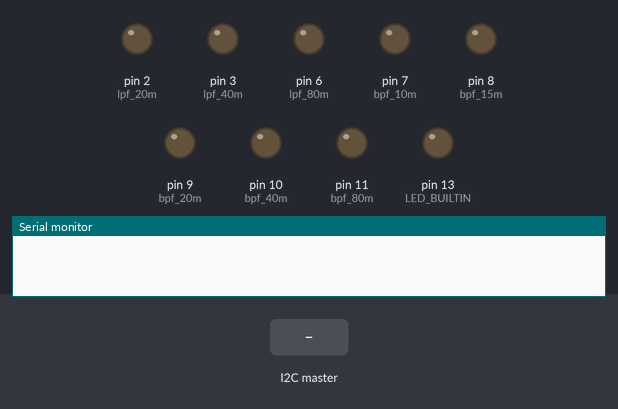
Simulated run of this sketch. Board: Arduino Uno, built with avr-gcc and run on an emulated ATmega328P. Parts: output pins drawn as LEDs (lit = HIGH), the last lines printed to the serial monitor. The test bench sets the inputs (shaded band). Pins used as bus, display or sensor lines are not drawn.

Above: at 1.2 s.
1.3 s: the I2C master sends the byte 1
At 1.8 s:
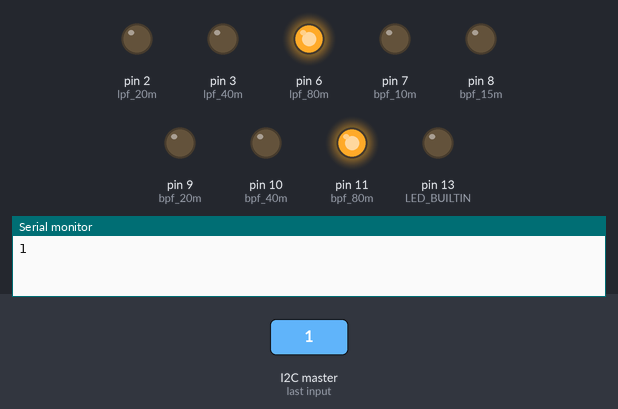
2.8 s: the I2C master sends the byte 2
At 4.0 s:
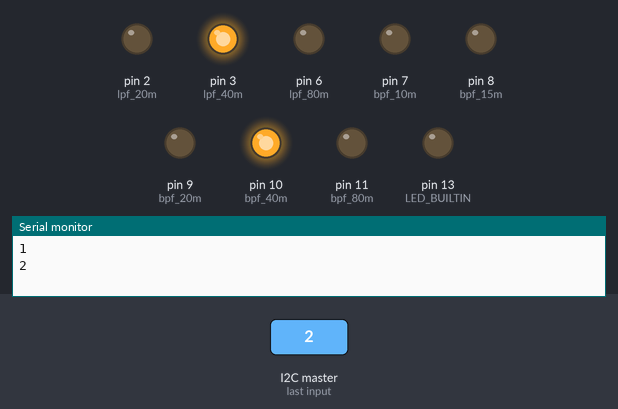
4.3 s: the I2C master sends the byte 0
At 5.3 s:
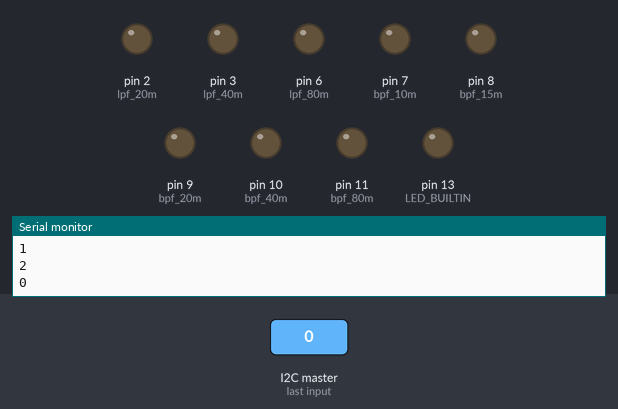
Timing chart, 0 to 7.3 s (numbered marks = the images above; inputs shaded):
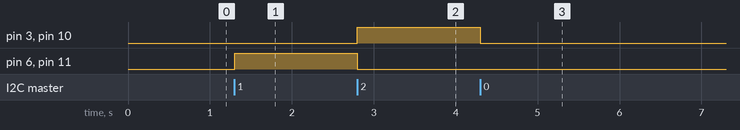

Measured:
- after the input at 1.3 s, pin 6 (lpf_80m), pin 11 (bpf_80m): LOW → HIGH at once
- after the input at 2.8 s, pin 3 (lpf_40m), pin 10 (bpf_40m): LOW → HIGH at once; pin 6 (lpf_80m), pin 11 (bpf_80m): HIGH → LOW at once
- after the input at 4.3 s, pin 3 (lpf_40m), pin 10 (bpf_40m): HIGH → LOW at once

The sketch:

filtri_switch.ino
```cpp
// for raspberry pi pico :P


#include <Wire.h>
const uint8_t I2C_ADDRESS = 0x20;
// Costanti per i filtri di banda
//const int FILTER_160m = 8;
const int FILTER_80m = 1;
//const int FILTER_60m = 2;
const int FILTER_40m = 2;
//const int FILTER_30m = 401;
const int FILTER_20m = 3;
//const int FILTER_17m = 164;
const int FILTER_15m = 4;
//const int FILTER_12m = 232;
const int FILTER_10m = 5;
//const int FILTER_6m = 232;

// Assegnazione PIN per LPF e BPF
int lpf_10m = 0;  // pin 1
int lpf_15m = 1;  // pin 2
int lpf_20m = 2;  // pin 4
int lpf_40m = 3;  // pin 5
int lpf_80m = 6;  // pin 9

int bpf_10m = 7;  // pin 10
int bpf_15m = 8;  // pin 11
int bpf_20m = 9;  // pin 12
int bpf_40m = 10; // pin 14
int bpf_80m = 11; // pin 15
int currentBand = 0;

void setup()
{
  Wire.begin(I2C_ADDRESS);                // join i2c bus with address #4
  Wire.onReceive(receiveEvent); // register event
  Serial.begin(9600);           // start serial for output
  // Setup dei PIN per LPF
  pinMode(lpf_10m, OUTPUT);
  pinMode(lpf_15m, OUTPUT);
  pinMode(lpf_20m, OUTPUT);
  pinMode(lpf_40m, OUTPUT);
  pinMode(lpf_80m, OUTPUT);
  digitalWrite(lpf_10m, LOW);
  digitalWrite(lpf_15m, LOW);
  digitalWrite(lpf_20m, LOW);
  digitalWrite(lpf_40m, LOW);
  digitalWrite(lpf_80m, LOW);

  // Setup dei PIN per BPF
  pinMode(bpf_10m, OUTPUT);
  pinMode(bpf_15m, OUTPUT);
  pinMode(bpf_20m, OUTPUT);
  pinMode(bpf_40m, OUTPUT);
  pinMode(bpf_80m, OUTPUT);
  digitalWrite(bpf_10m, LOW);
  digitalWrite(bpf_15m, LOW);
  digitalWrite(bpf_20m, LOW);
  digitalWrite(bpf_40m, LOW);
  digitalWrite(bpf_80m, LOW);

  pinMode(LED_BUILTIN, OUTPUT);
}

void loop()
{
  delay(100);
}

// function that executes whenever data is received from master
// this function is registered as an event, see setup()
void receiveEvent(int howMany)
{
  while(1 < Wire.available()) // loop through all but the last
  {
    char c = Wire.read(); // receive byte as a character
    Serial.print(c);         // print the character
  }
  int x = Wire.read();    // receive byte as an integer
  Serial.println(x);         // print the integer
  processCommand(x);
  digitalWrite(LED_BUILTIN, HIGH);  // turn the LED on (HIGH is the voltage level)
  delay(500);                      // wait for a second
  digitalWrite(LED_BUILTIN, LOW);   // turn the LED off by making the voltage LOW
  delay(500);                      // wait for a second

}

// Funzione per processare i comandi ricevuti e selezionare i filtri
void processCommand(int command) {
  if (currentBand != command) {
    currentBand = command;
    switch (command) {
      case FILTER_80m:
        digitalWrite(bpf_10m, LOW);
        digitalWrite(bpf_15m, LOW);
        digitalWrite(bpf_20m, LOW);
        digitalWrite(bpf_40m, LOW);
        digitalWrite(bpf_80m, HIGH);
        digitalWrite(lpf_10m, HIGH);
        digitalWrite(lpf_15m, LOW);
        digitalWrite(lpf_20m, LOW);
        digitalWrite(lpf_40m, LOW);
        digitalWrite(lpf_80m, HIGH);
        break;
      case FILTER_40m:
        digitalWrite(bpf_10m, LOW);
        digitalWrite(bpf_15m, LOW);
        digitalWrite(bpf_20m, LOW);
        digitalWrite(bpf_40m, HIGH);
        digitalWrite(bpf_80m, LOW);
        digitalWrite(lpf_10m, HIGH);
        digitalWrite(lpf_15m, LOW);
        digitalWrite(lpf_20m, LOW);
        digitalWrite(lpf_40m, HIGH);
        digitalWrite(lpf_80m, LOW);
        break;
      case FILTER_20m:
        digitalWrite(bpf_10m, LOW);
        digitalWrite(bpf_15m, LOW);
        digitalWrite(bpf_20m, HIGH);
        digitalWrite(bpf_40m, LOW);
        digitalWrite(bpf_80m, LOW);
        digitalWrite(lpf_10m, HIGH);
        digitalWrite(lpf_15m, LOW);
        digitalWrite(lpf_20m, HIGH);
        digitalWrite(lpf_40m, LOW);
        digitalWrite(lpf_80m, LOW);
        break;
      case FILTER_15m:
        digitalWrite(bpf_10m, LOW);
        digitalWrite(bpf_15m, HIGH);
        digitalWrite(bpf_20m, LOW);
        digitalWrite(bpf_40m, LOW);
        digitalWrite(bpf_80m, LOW);
        digitalWrite(lpf_10m, HIGH);
        digitalWrite(lpf_15m, HIGH);
        digitalWrite(lpf_20m, LOW);
        digitalWrite(lpf_40m, LOW);
        digitalWrite(lpf_80m, LOW);
        break;
      case FILTER_10m:
        digitalWrite(bpf_10m, HIGH);
        digitalWrite(bpf_15m, LOW);
        digitalWrite(bpf_20m, LOW);
        digitalWrite(bpf_40m, LOW);
        digitalWrite(bpf_80m, LOW);
        digitalWrite(lpf_10m, LOW);
        digitalWrite(lpf_15m, LOW);
        digitalWrite(lpf_20m, LOW);
        digitalWrite(lpf_40m, LOW);
        digitalWrite(lpf_80m, LOW);
        break;
      default:
        // Reset dei pin dei filtri
        digitalWrite(bpf_10m, LOW);
        digitalWrite(bpf_15m, LOW);
        digitalWrite(bpf_20m, LOW);
        digitalWrite(bpf_40m, LOW);
        digitalWrite(bpf_80m, LOW);
        digitalWrite(lpf_10m, LOW);
        digitalWrite(lpf_15m, LOW);
        digitalWrite(lpf_20m, LOW);
        digitalWrite(lpf_40m, LOW);
        digitalWrite(lpf_80m, LOW);
        break;
    }
  }
}
```
